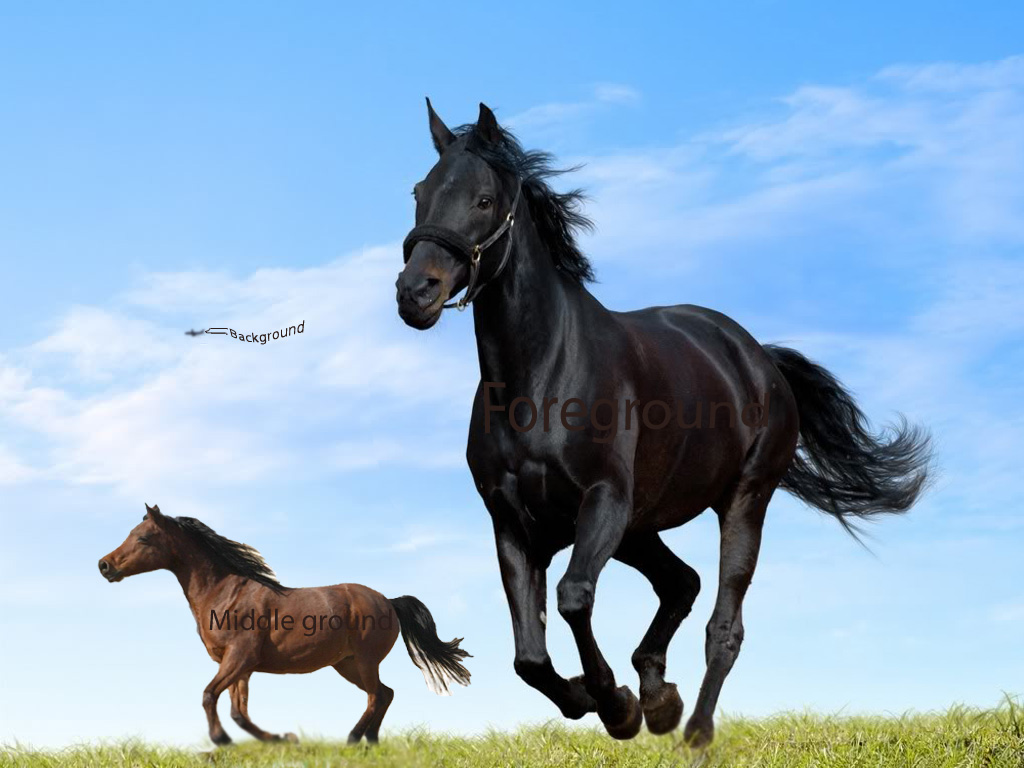
#> input picture HW10/temp2.jpg, 1024 x 768 px
$ python 'CV HW10.py'
#> lines starting #> are read from the running program, lines starting #| are printed output that depends on the picture
#!/usr/bin/env python
# coding: utf-8

import numpy as np
import cv2
import matplotlib.pylab as plt
plt.rcParams["figure.figsize"] = (12, 6)


def show_image(image):
    plt.imshow(image, cmap='gray', vmin=0, vmax=255)
    plt.show()


image = cv2.imread('temp2.jpg', 0)
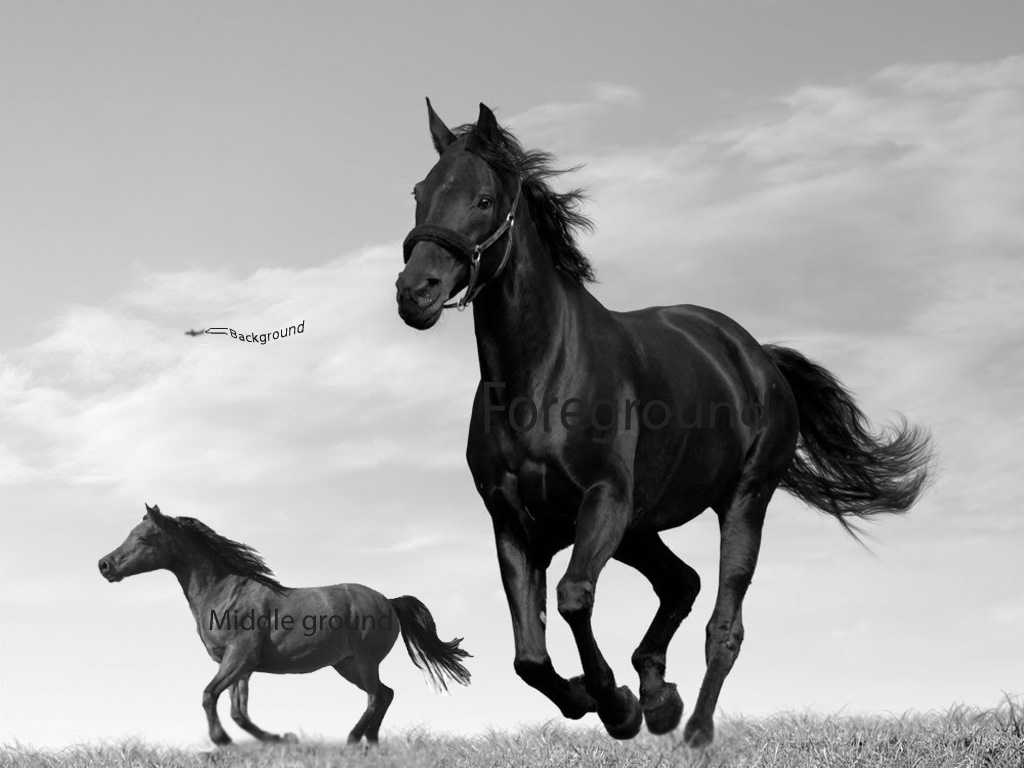
#> image: shape (768, 1024); min 0, max 255, mean 166.5
show_image(image)

plt.plot(cv2.calcHist([image], [0], None, [256], [0, 256]))
plt.show()

p = cv2.calcHist([image], [0], None, [256], [0, 256]
                 ).flatten() / (image.shape[0] * image.shape[1])
#> p = 256 values, max 0.0151 at index 190, min 7.63e-06 at index 255, mean 0.00391


def theta(t):
    return p[: t + 1].sum()


def cmean(t):
    return sum([x * p[x] for x in range(t + 1)])


gmean = cmean(255)
#> gmean = 166.5


def formula(t):
    # between-class variance which should be maximized
    if theta(t) == 0 or theta(t) == 1.0:
        return -1
    return (cmean(t) - gmean * theta(t))**2 / (theta(t) * (1 - theta(t)))


variances = np.array([formula(t) for t in range(256)])
#> variances = 256 values, max 4519.9 at index 120, min -1 at index 255, mean 2983.8
thresh = variances.argmax()
#> thresh = 120

new = np.where(image > thresh, 255, image)
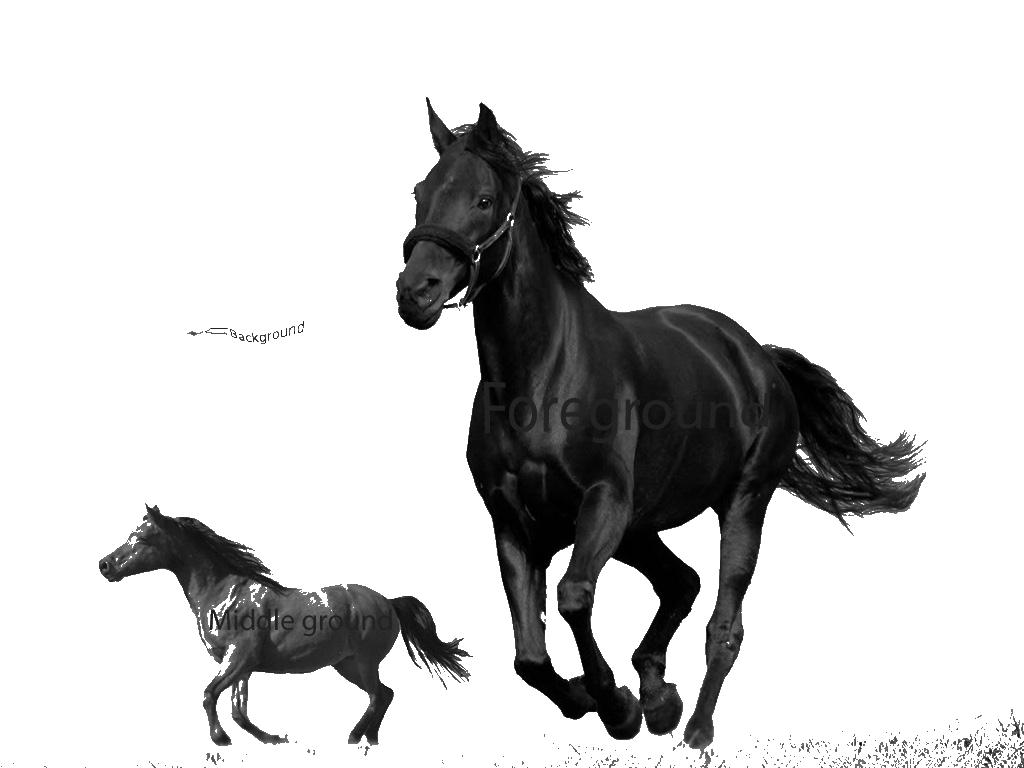
#> new: shape (768, 1024); min 0, max 255, mean 208

show_image(new)
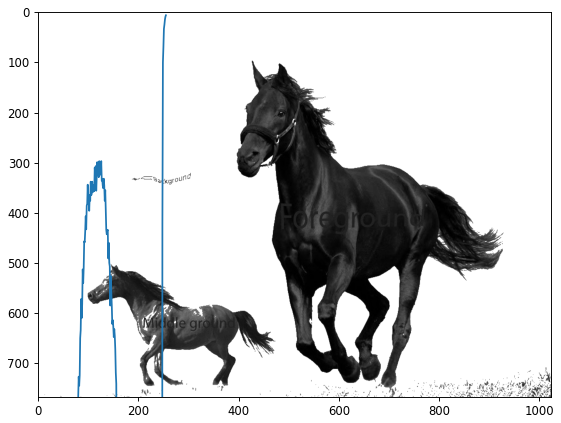
#> figure drawn by matplotlib, 1 panel

$ run again, with HW10/temp1.jpg copied over HW10/temp2.jpg
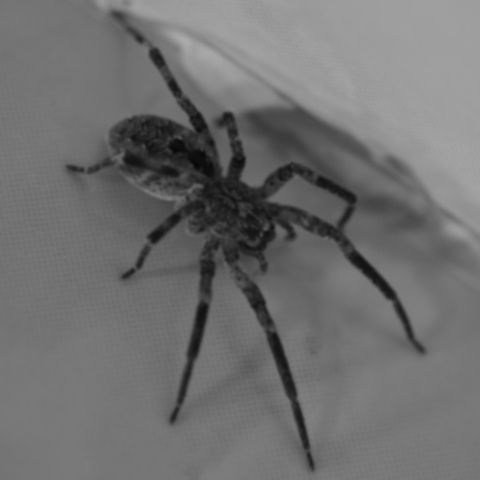
#> input picture HW10/temp1.jpg, 480 x 480 px
#> image is the input picture: shape (480, 480); min 6, max 172, mean 111.9
#> p = 256 values, max 0.0582 at index 118, min 0 at index 0, mean 0.00391
#> gmean = 111.9
#> variances = 256 values, max 552.3 at index 90, min -1 at index 0, mean 213.4
#> thresh = 90
#> `new = np.where(image > thresh, 255, image)`:
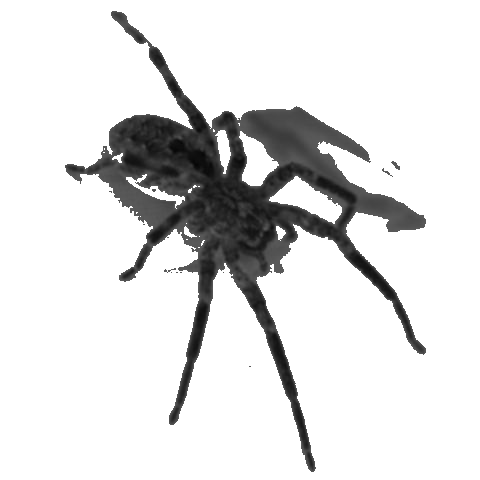
#> new: shape (480, 480); min 6, max 255, mean 223.2
#> `show_image(new)`:
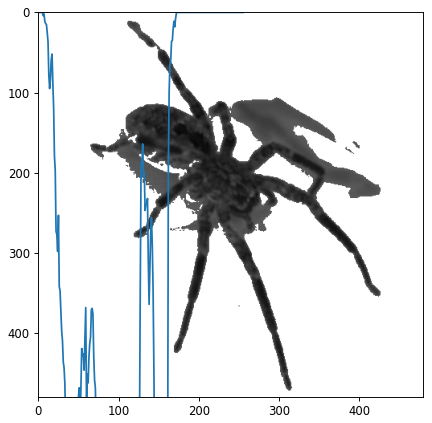
#> figure drawn by matplotlib, 1 panel
